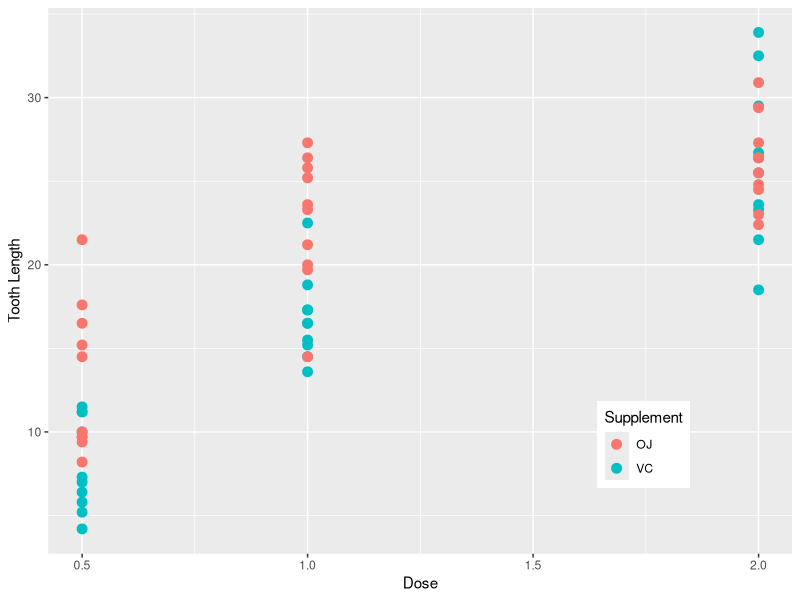

Source code (R):
## ---- chunk 1
library(datasets)
library(ggplot2)
data(ToothGrowth)
ggplot(ToothGrowth, aes(x=dose, y=len, color=supp)) + 
  geom_point(size=3) + 
  labs(x="Dose", y="Tooth Length", color="Supplement") + 
  theme(legend.position=c(0.8, 0.2))
## ---- chunk 2
vc5 <- subset(ToothGrowth, supp=="VC" & dose==0.5)
vc1 <- subset(ToothGrowth, supp=="VC" & dose==1)
vc2 <- subset(ToothGrowth, supp=="VC" & dose==2)
oj5 <- subset(ToothGrowth, supp=="OJ" & dose==0.5)
oj1 <- subset(ToothGrowth, supp=="OJ" & dose==1)
oj2 <- subset(ToothGrowth, supp=="OJ" & dose==2)
## ---- chunk 3
t.test(vc5$len, oj5$len)
t.test(vc1$len, oj1$len)
t.test(vc2$len, oj2$len)
## ---- chunk 4
half <- subset(ToothGrowth, dose==0.5)
one <- subset(ToothGrowth, dose==1)
two <- subset(ToothGrowth, dose==2)
t.test(one$len, half$len)
t.test(two$len, one$len)
